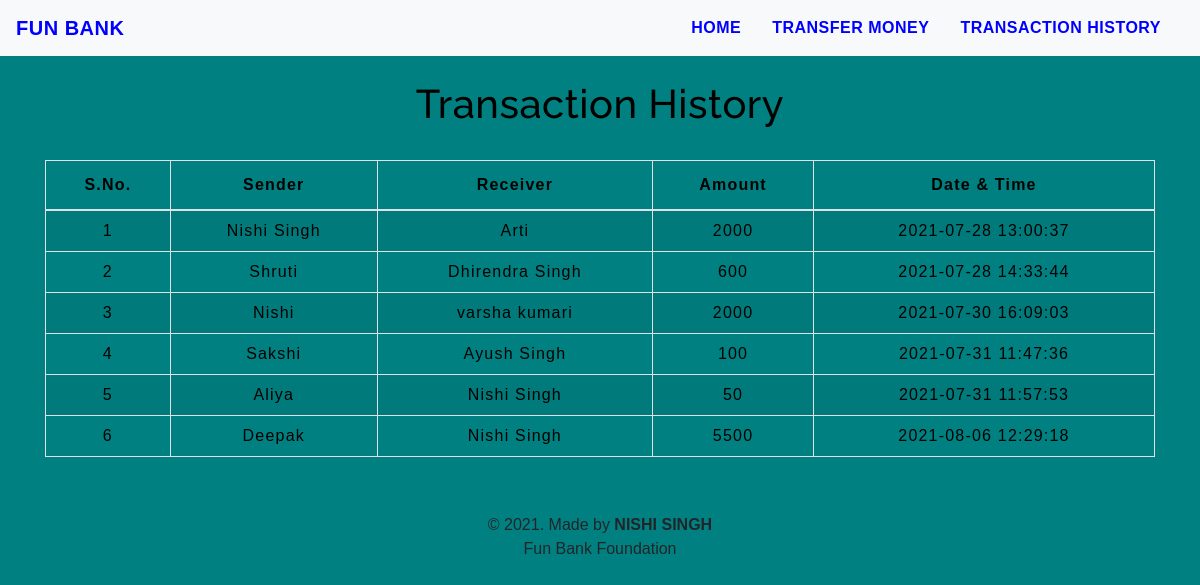
The page /transactionhistory.php on the database its author committed.
### tables this page shows
CREATE TABLE `transaction` (
  `sno` int(3) NOT NULL,
  `sender` text NOT NULL,
  `receiver` text NOT NULL,
  `balance` int(8) NOT NULL,
  `datetime` datetime NOT NULL DEFAULT current_timestamp()
);

### transactionhistory.php (the view, shortened to what this page needs)
<!DOCTYPE html>
<html lang="en">
<head>
    <link rel="stylesheet" href="https://stackpath.bootstrapcdn.com/bootstrap/4.5.2/css/bootstrap.min.css">
    <link rel="stylesheet" type="text/css" href="css/table.css">
    <link rel="stylesheet" type="text/css" href="css/navbar.css">
</head>
<body style="background-color : #008080;">
<?php
  include 'navbar.php';
?>
	<div class="container">
        <h2 class="text-center pt-4" style="color : black;">Transaction History</h2>
       <br>
       <div class="table-responsive-sm">
    <table class="table table-hover table-striped table-condensed table-bordered">
        <thead style="color : black;">
            <tr>
                <th class="text-center">S.No.</th>
                <th class="text-center">Sender</th>
                <th class="text-center">Receiver</th>
                <th class="text-center">Amount</th>
                <th class="text-center">Date & Time</th>
            </tr>
        </thead>
        <tbody>
        <?php
            include 'config.php';
            $sql ="select * from transaction";
            $query =mysqli_query($conn, $sql);
            while($rows = mysqli_fetch_assoc($query))
            {
        ?>
            <tr style="color : black;">
            <td class="py-2"><?php echo $rows['sno']; ?></td>
            <td class="py-2"><?php echo $rows['sender']; ?></td>
            <td class="py-2"><?php echo $rows['receiver']; ?></td>
            <td class="py-2"><?php echo $rows['balance']; ?> </td>
            <td class="py-2"><?php echo $rows['datetime']; ?> </td>
        <?php
            }
        ?>
        </tbody>
    </table>
    </div>
</div>
<footer class="text-center mt-5 py-2">
            <p>&copy 2021. Made by <b>NISHI SINGH</b> <br> Fun Bank Foundation</p>
</footer>
</body>
</html>

### navbar.php (shortened to what this page needs)
<nav class="navbar navbar-expand-md navbar-light bg-light" style="background:yellow;">
<a class="navbar-brand" href="index.php" style="color : #0000FF;"><b>FUN BANK</b></a>
<div class="collapse navbar-collapse" id="collapsibleNavbar">
      <ul class="navbar-nav ml-auto">
        <li class="nav-item">
          <a class="nav-link" href="index.php" style="color : #0000FF;"><b>HOME</b></a>
        </li>
                      <li class="nav-item">
          <a class="nav-link" href="transfermoney.php" style="color : #0000FF;"><b>TRANSFER MONEY</b></a>
        </li>
        <li class="nav-item">
          <a class="nav-link" href="transactionhistory.php" style="color : #0000FF;"><b>TRANSACTION HISTORY</b></a>
        </li>
    </div>
 </nav>

### css/table.css (style rules this page uses)
* { padding: 0; margin: 0; box-sizing: border-box; font-family: sans-serif; }
h2 { font-size: 40px; }
table { letter-spacing: 1.2px; }
td { text-align: center; }

### css/navbar.css (style rules this page uses)
.nav-link { margin-right: 15px; color: aqua; letter-spacing: 0.5px; transition: 0.5s; }
.navbar-brand { color: #0f0f0f; letter-spacing: 0.5px; }
h2 { color: #9c1010; letter-spacing: 0.5px; font-family: raleway; }

### rows shown on the page
transaction: sno "1", sender "Nishi Singh", receiver "Arti", balance "2000", datetime "2021-07-28 13:00:37"
transaction: sno "2", sender "Shruti", receiver "Dhirendra Singh", balance "600", datetime "2021-07-28 14:33:44"
transaction: sno "3", sender "Nishi", receiver "varsha kumari", balance "2000", datetime "2021-07-30 16:09:03"
transaction: sno "4", sender "Sakshi", receiver "Ayush Singh", balance "100", datetime "2021-07-31 11:47:36"
transaction: sno "5", sender "Aliya", receiver "Nishi Singh", balance "50", datetime "2021-07-31 11:57:53"
transaction: sno "6", sender "Deepak", receiver "Nishi Singh", balance "5500", datetime "2021-08-06 12:29:18"
